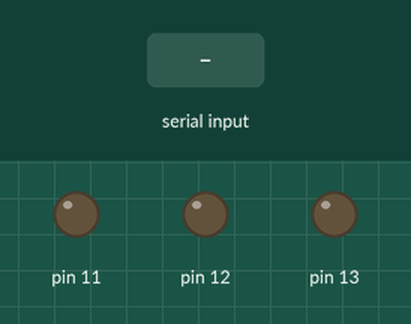
This sketch was run on a simulated Arduino Uno, built with avr-gcc and run on an emulated ATmega328P. On the bench: output pins drawn as LEDs (lit = HIGH). The test bench sets the inputs (shaded band).

Above: at 1.2 s.
1.3 s: "c" received over Serial
At 1.6 s:
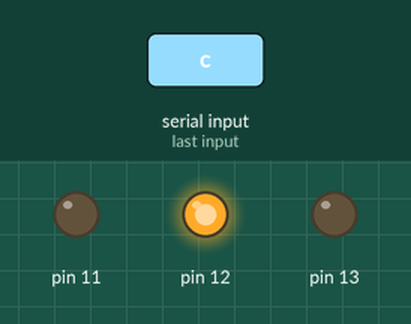
2.8 s: "a" received over Serial
At 4.0 s:
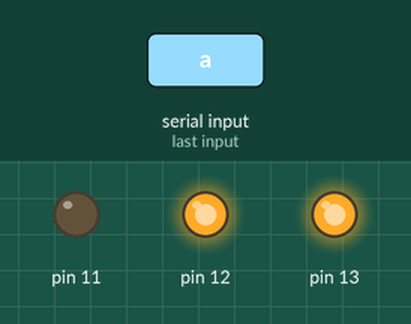
4.3 s: "d" received over Serial
At 5.1 s:
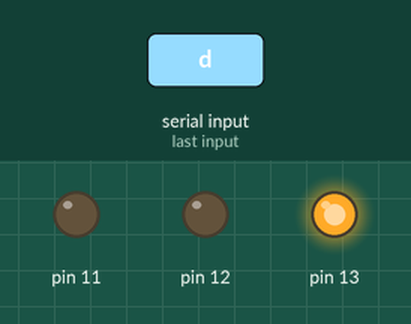
5.8 s: "b" received over Serial
At 6.2 s:
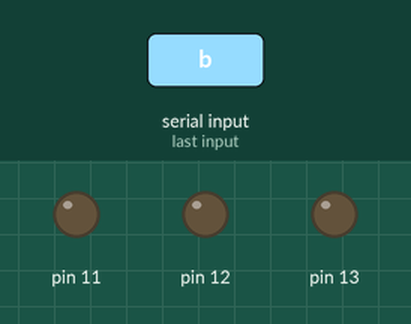
7.3 s: "e" received over Serial
At 8.5 s:
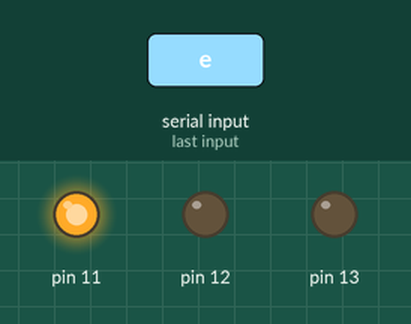
8.8 s: "c" received over Serial
At 9.7 s:
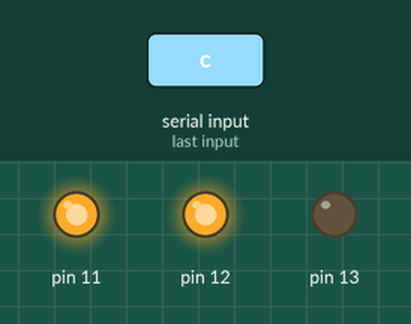
Timing chart, 0 to 11.3 s (numbered marks = the images above; inputs shaded):
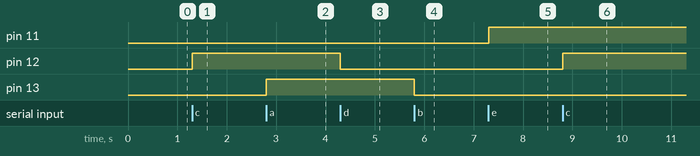

The sketch:

HC05_Bluetooth_Module_Interface.ino
```cpp
void setup()
{
  Serial.begin(9600);
  pinMode(13,OUTPUT);
  pinMode(12,OUTPUT);
  pinMode(11,OUTPUT);
}
unsigned char data;
void loop()
{
  if(Serial.available())
  {
    data = Serial.read();
    if(data == 'a')
    {
      digitalWrite(13,HIGH);
    }
    if(data == 'b')
    {
      digitalWrite(13,LOW);
    }
  }
  if(Serial.available())
  {
    data = Serial.read();
    if(data == 'c')
    {
      digitalWrite(12,HIGH);
    }
    if(data == 'd')
    {
      digitalWrite(12,LOW);
    }
  }
  if(Serial.available())
  {
    data = Serial.read();
    if(data == 'e')
    {
      digitalWrite(11,HIGH);
    }
    if(data == 'f')
    {
      digitalWrite(11,LOW);
    }
  }
}
```

Measured:
- after the input at 1.3 s, pin 12: LOW → HIGH at once
- after the input at 2.8 s, pin 13: LOW → HIGH at once
- after the input at 4.3 s, pin 12: HIGH → LOW at once
- after the input at 5.8 s, pin 13: HIGH → LOW at once
- after the input at 7.3 s, pin 11: LOW → HIGH at once
- after the input at 8.8 s, pin 12: LOW → HIGH at once
